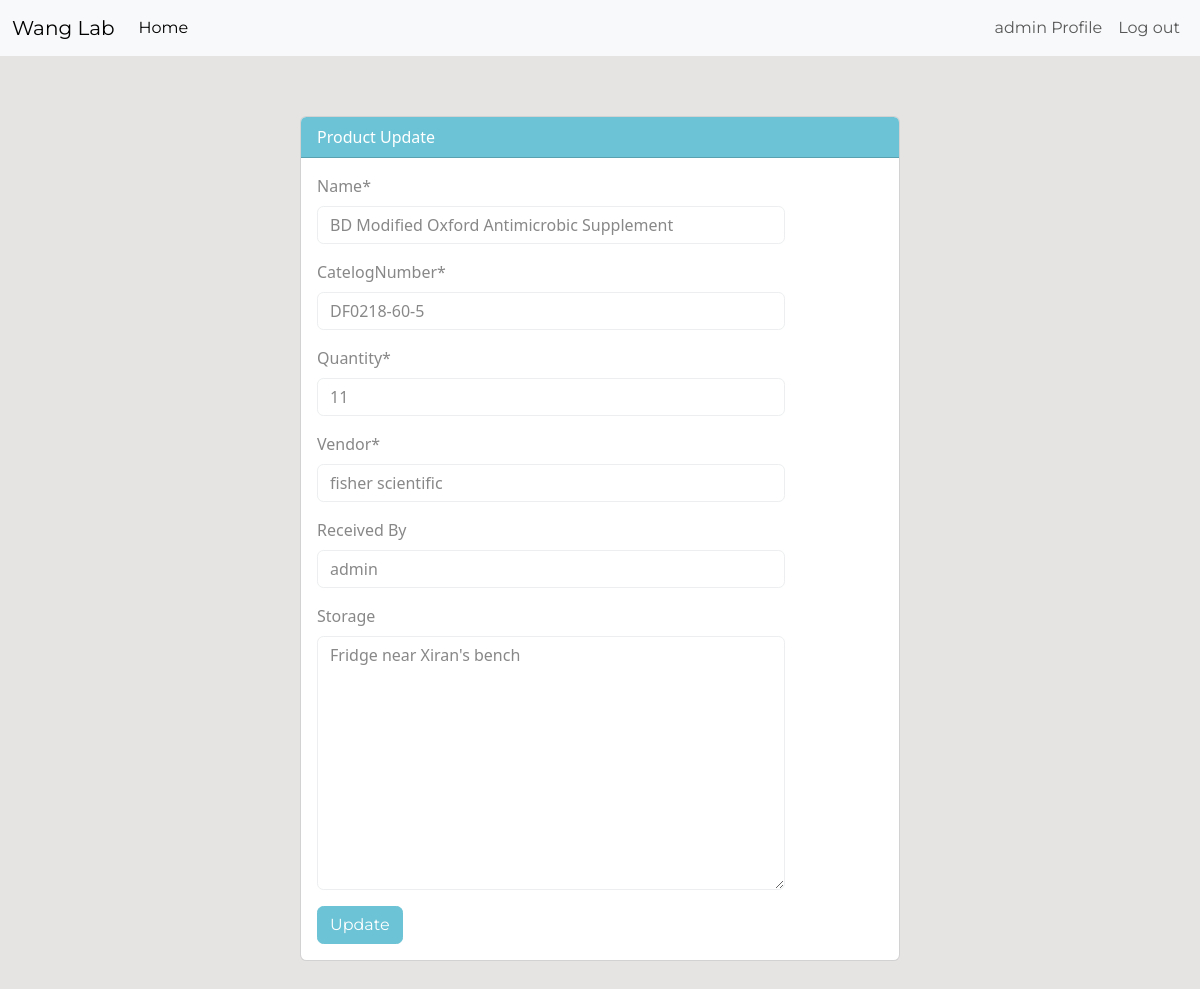
Page /inventory/detail/update/1/ (signed in) on the committed database.
### dashboard/models.py (models this page shows, shortened)
class Inventory(models.Model):
    name = models.CharField(max_length=300, null=True)
    catelogNumber = models.CharField(max_length=50, null=True)
    quantity = models.PositiveBigIntegerField(null=True)
    vendor = models.CharField(max_length= 100, null = True)
    receivedBy = models.CharField(max_length=100, null= True)
    storage = models.TextField(null = True)
    receivedDate = models.DateTimeField(auto_now=True, null = True)

### dashboard/views.py (the view)
# urls.py: path('inventory/detail/update/<int:pk>/', views.product_update, name = 'dashboard-product-update'),
@login_required(login_url='user-login')
def product_update(request, pk):
    item = Inventory.objects.get(id=pk)
    if request.method == 'POST':
        form = InventoryForm(request.POST, instance=item)
        if form.is_valid():
            form.save()
            return redirect(reverse('dashboard-product-detail', kwargs={'pk': pk}))
    else:
        form = InventoryForm(instance=item)
    context = {
        'form': form,
    }
    return render(request, 'dashboard/product_update.html', context)

### dashboard/forms.py
class InventoryForm(forms.ModelForm):
    class Meta:
        model = Inventory
        fields = '__all__'
    def __init__(self, *args, **kwargs):
        super(InventoryForm,self).__init__(*args, **kwargs)
        self.fields['storage'].required = False
        self.fields['receivedBy'].required = False
        self.fields['receivedBy'].label = 'Received By'

### templates/dashboard/product_update.html (shortened to what this page needs)
{% extends 'partials/base.html' %}
{% load crispy_forms_tags %}
{% block content %}
<div class="card-wrapper">
    <div class="card product-detail-card">
        <div class="card-header bg-info text-white">
            Product Update
        </div>
        <div class="row p-3">
            <div class="col-md-10">
                <form method = 'POST'>
                    {{ form | crispy }}
                    <input class="btn btn-info" type="submit" value="Update">
                </form>
            </div>
        </div>
    </div>
</div>
{% endblock %}

### templates/partials/nav.html (shortened to what this page needs)
<nav class="navbar navbar-expand-lg bg-body-tertiary">
	<div class="container-fluid">
		<a class="navbar-brand" href="#">Wang Lab</a>
		<div class="collapse navbar-collapse" id="navbarSupportedContent">
			{% if user.is_authenticated %}
			<ul class="navbar-nav me-auto mb-2 mb-lg-0">
				<li class="nav-item">
					<a
						class="nav-link active"
						aria-current="page"
						href="{% url 'dashboard-index' %}"
						>Home</a
					>
				</li>
			</ul>
			<ul class="navbar-nav ms-auto mb-2 mb-lg-0">
				<li class="nav-item">
					<a class="nav-link" href="#">{{ user.username }} Profile</a>
				</li>
				<li class="nav-item">
					<a class="nav-link" , href="{% url 'user-logout' %}">Log out</a>
				</li>
			</ul>
			{% endif %}
		</div>
	</div>
</nav>

### static/dashboard/style.css (style rules this page uses)
body { background: rgb(230, 227, 227); }

### templates/dashboard/product_update.html (style rules this page uses)
.card-wrapper { display: flex; width:100%; justify-content: center; margin-top: 60px; margin-bottom: 100px; }
.product-detail-card { width: 50%; }

### rows in the picture
Inventory: name "BD Modified Oxford Antimicrobic Supplement", catelogNumber "DF0218-60-5", quantity "11", vendor "fisher scientific", receivedBy "admin", storage "Fridge near Xiran's bench"

### other values in the picture
{{ user.username }} "admin"
